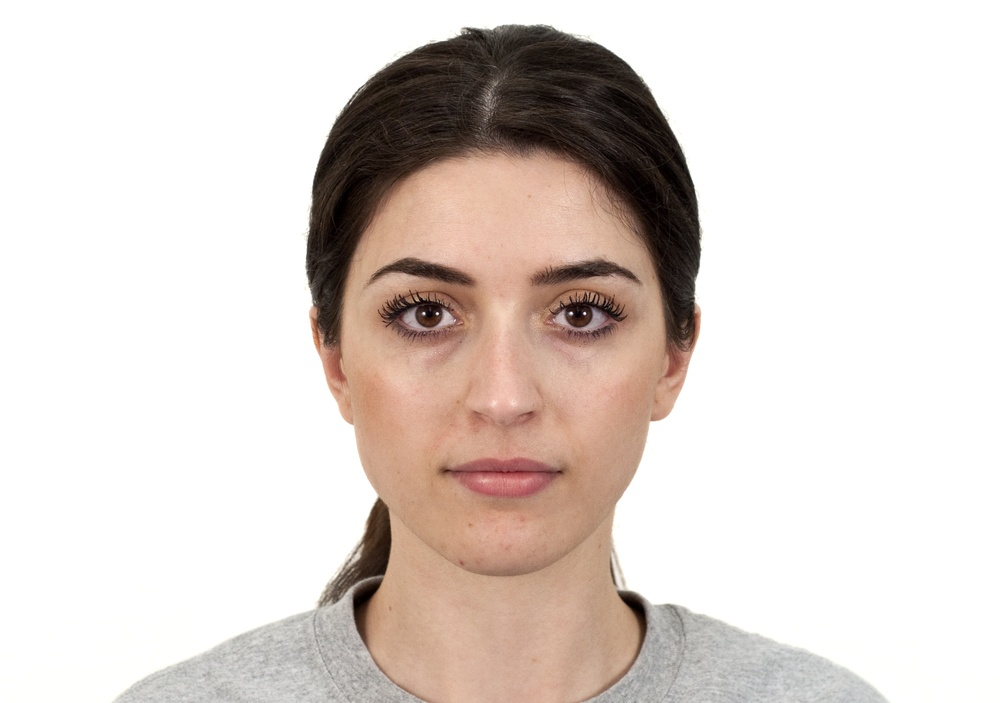
#> input picture examples/CFD-WF-242-001-N.jpg, 1000 x 703 px, shrunk from 2444 x 1718 before the run
$ python -i skin_detection.py   (imports and definitions only)
#> lines starting #> are read from the running program, lines starting #| are printed output that depends on the picture; after the words box and inside, x2 and y2 are one past the last pixel; in counts of white or black regions, pixels touching at a corner belong together
#> further down, picture is the input picture: shape (703, 1000, 3); mean B, G, R 206.8, 212.1, 222
import cv2
import numpy as np

def detect_skin(img: np.ndarray):
    """Detect skin regions in an image using YCrCb color space."""
    img_ycrcb = cv2.cvtColor(img, cv2.COLOR_BGR2YCrCb)
#> img_ycrcb: shape (703, 1000, 3); mean of channels 0, 1, 2 214.5, 133.4, 123.7
    lower = np.array([0, 135, 85], dtype=np.uint8)
    upper = np.array([255, 180, 135], dtype=np.uint8)
    skin_mask = cv2.inRange(img_ycrcb, lower, upper)
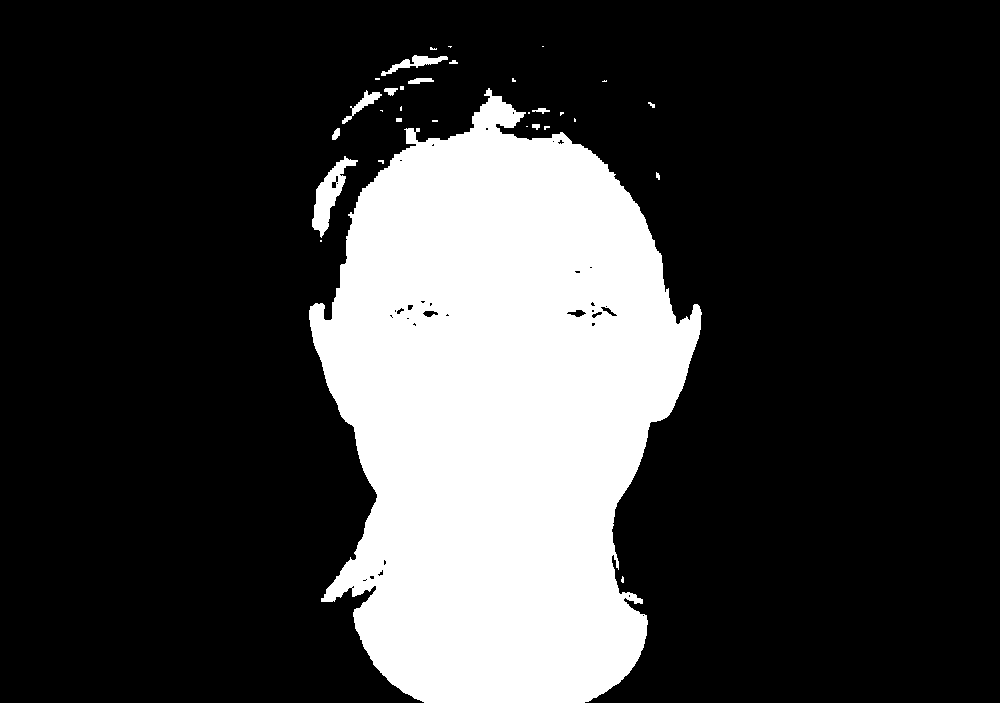
#> skin_mask: shape (703, 1000); 23.8% white; 31 white regions (18 under 20 px), largest, box (x1, y1, x2, y2) and area: (309, 88, 702, 703) 164755, (312, 156, 358, 238) 1315, (381, 55, 448, 76) 439
    skin = cv2.bitwise_and(img, img, mask=skin_mask)
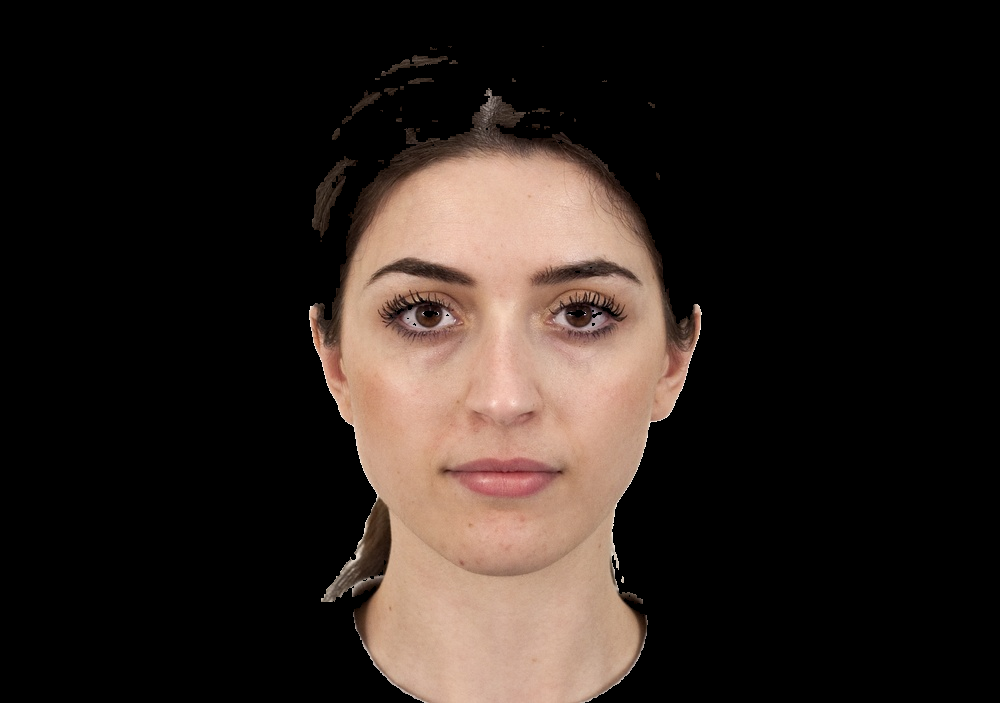
#> skin: shape (703, 1000, 3); mean B, G, R 29.7, 34.6, 43.9
    return skin, skin_mask

def average_skin_color(img: np.ndarray, skin_mask: np.ndarray):
    """Calculate the average HSV color in the skin region."""
    skin_hsv = cv2.cvtColor(img, cv2.COLOR_BGR2HSV)
    h, s, v = cv2.split(skin_hsv)

    h = np.ma.masked_array(h, mask=~(skin_mask > 0))
    s = np.ma.masked_array(s, mask=~(skin_mask > 0))
    v = np.ma.masked_array(v, mask=~(skin_mask > 0))

    h_mean = h.mean() if h.count() > 0 else 0
    s_mean = s.mean() if s.count() > 0 else 0
    v_mean = v.mean() if v.count() > 0 else 0

    return h_mean, s_mean, v_mean

>>> import cv2
>>> picture = cv2.imread('../examples/CFD-WF-242-001-N.jpg')
>>> result = detect_skin(picture)
